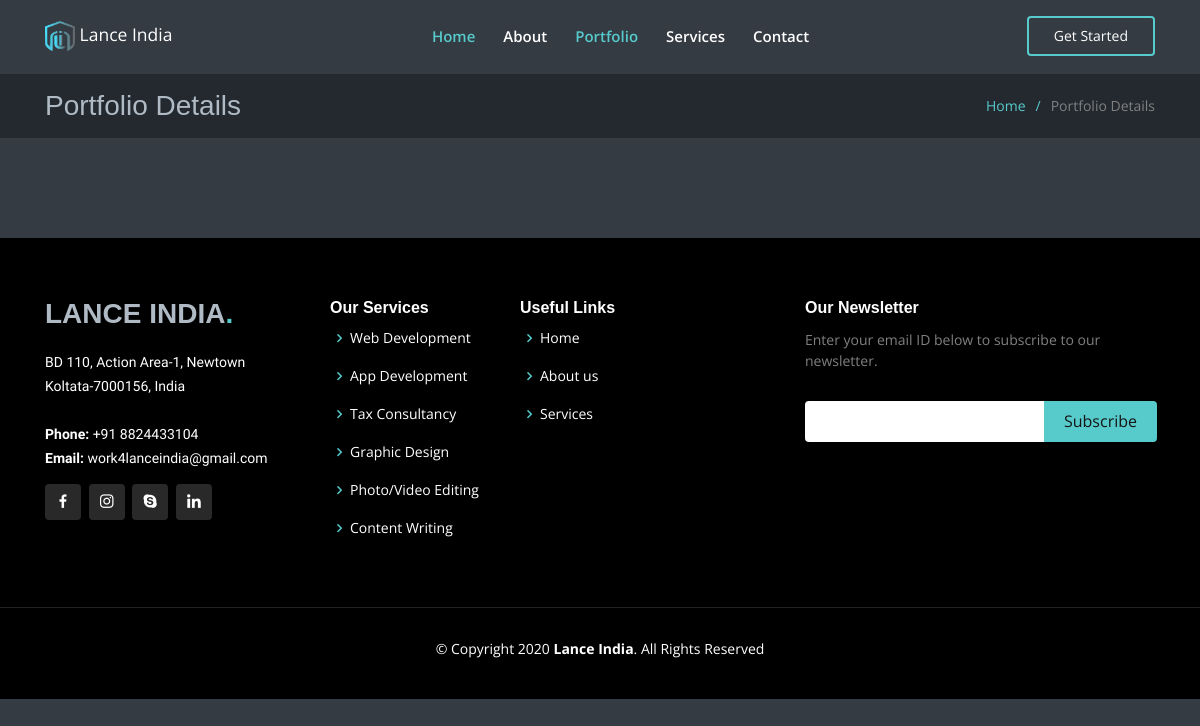
Page /portfolio/ on the earlier database version.
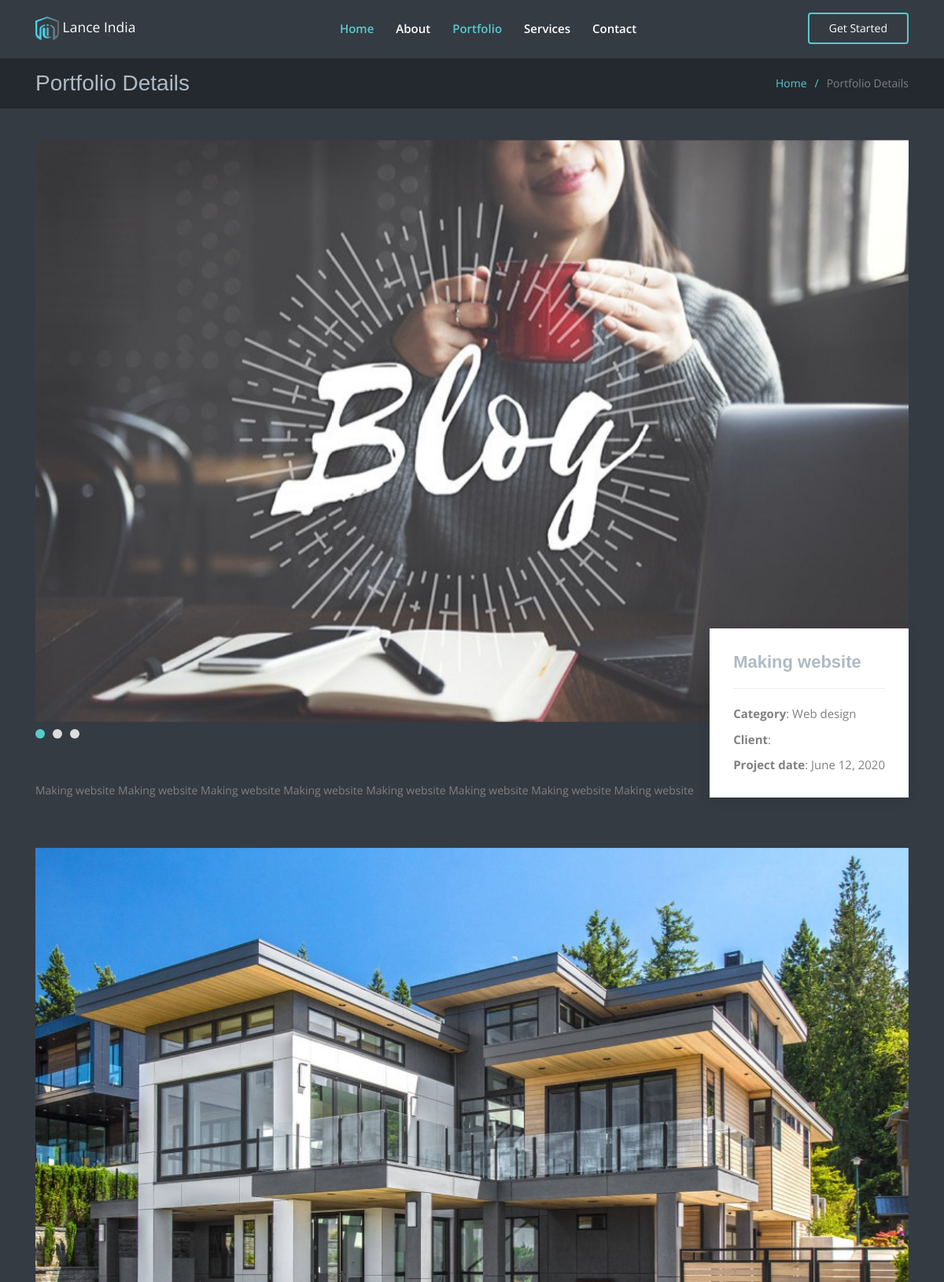
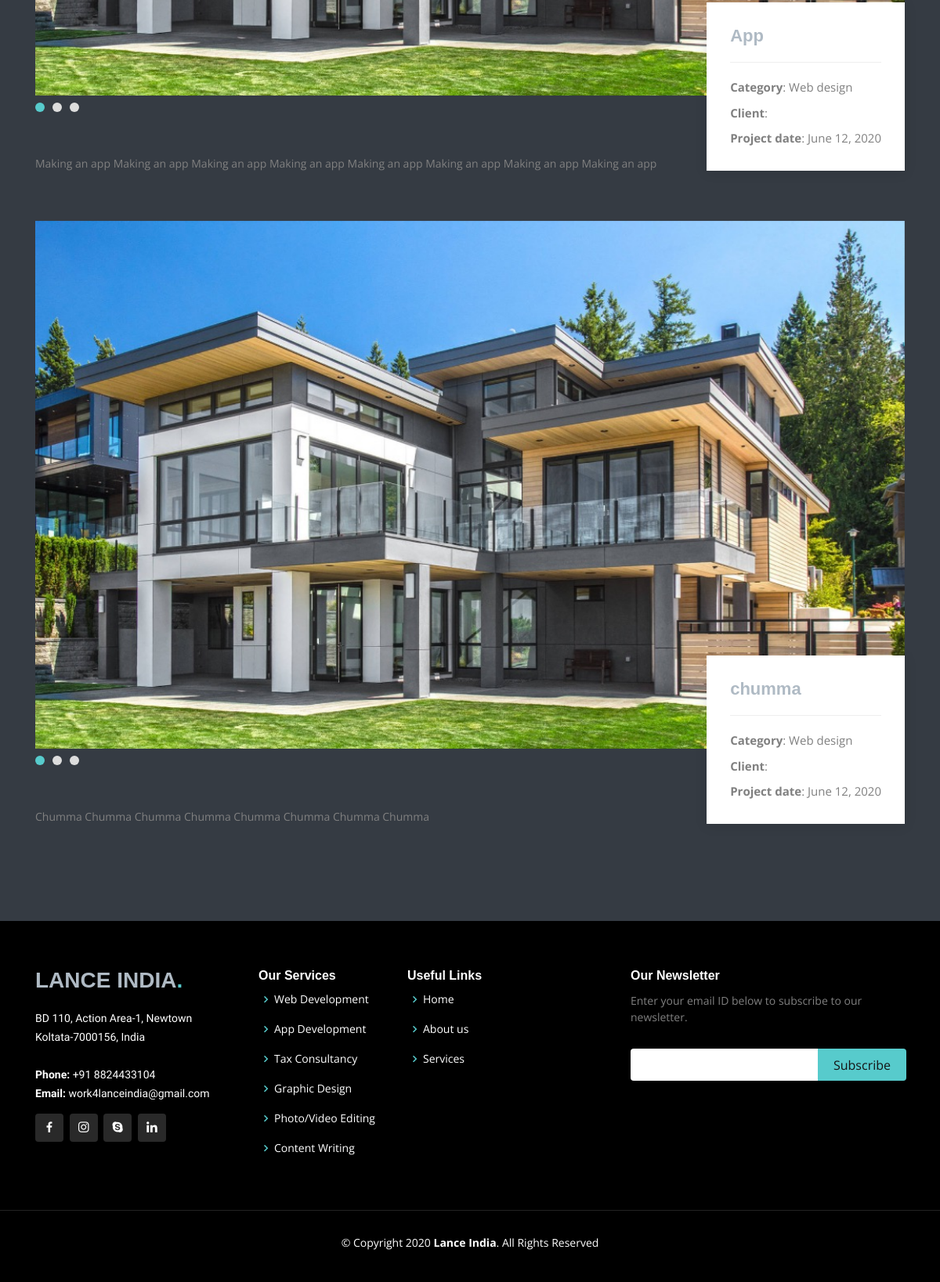
Same page on the later database version (2 pictures, top to bottom).
### portfolio/models.py (models this page shows, shortened)
class Portfolio(models.Model):
    image = models.ImageField(upload_to='images/', default= 'NULL' )
    image2 = models.ImageField(upload_to='images/', default= 't')
    image3 = models.ImageField(upload_to='images/', default= 'sds')
    title = models.CharField(max_length=255)
    company = models.CharField(max_length=50, default=" ")
    text = models.TextField()
    pub_date = models.DateField()

### portfolio/views.py (the view)
# urls.py: path('portfolio/', include('portfolio.urls')),
def portfolio(request):
    porto = Portfolio.objects
    return render(request, 'portfolio.html', { 'portfolio': porto })

### templates/portfolio.html (shortened to what this page needs)
<!DOCTYPE html>
<html lang="en">
<head>
{% load static %}
  <link href="{% static 'assets/vendor/bootstrap/css/bootstrap.min.css' %}" rel="stylesheet">
  <link href="{% static 'assets/vendor/icofont/icofont.min.css' %}" rel="stylesheet">
  <link href="{% static 'assets/vendor/boxicons/css/boxicons.min.css' %}" rel="stylesheet">
  <link href="{% static 'assets/vendor/owl.carousel/assets/owl.carousel.min.css' %}" rel="stylesheet">
  <link href="{% static 'assets/vendor/venobox/venobox.css' %}" rel="stylesheet">
  <link href="{% static 'assets/vendor/remixicon/remixicon.css' %}" rel="stylesheet">
  <link href="{% static 'assets/vendor/aos/aos.css' %}" rel="stylesheet">
  <link href="{% static 'assets/css/style.css' %}" rel="stylesheet">
</head>
<body>
  <header id="header" class="fixed-top ">
    <div class="container d-flex align-items-center justify-content-between">
      <a class="navbar-brand" href="{% url 'home' %}" style="color: #ffffff;">
          <img  src="{% static 'assets/img/logofinal.png' %}"  width="30" height="30" class="d-inline-block align-top" alt="">
          Lance India
        </a>
      <nav class="nav-menu d-none d-lg-block">
        <ul>
          <li class="active"><a href="{% url 'home' %}">Home</a></li>
          <li><a href="{% url 'home' %}">About</a></li>
          <li><a style="color:#57cbcc"; href="{% url 'portfolio' %}">Portfolio</a></li>
          <li><a href="{% url 'services' %}">Services</a></li>
          <li><a href="{% url 'home' %}">Contact</a></li>
        </ul>
      </nav>
      <a href="#about" class="get-started-btn scrollto">Get Started</a>
    </div>
  </header>
  <main id="main">
    <section id="breadcrumbs" class="breadcrumbs">
      <div class="container">
        <div class="d-flex justify-content-between align-items-center">
          <h2>Portfolio Details</h2>
          <ol>
            <li><a href="{% url 'home' %}">Home</a></li>
            <li>Portfolio Details</li>
          </ol>
        </div>
      </div>
    </section>
    <section id="portfolio-details" class="portfolio-details">
      <div class="container" data-aos="fade-up">
        {% for each in portfolio.all  %}
        <div class="portfolio-details-container">
          <div   max-height: 100px height: 100% class="owl-carousel portfolio-details-carousel" >
            <img src="{{ each.image.url }}" class="img-fluid" alt="">
          </div>
          <div class="portfolio-info">
            <h3>{{ each.title }}</h3>
            <ul>
              <li><strong>Category</strong>: Web design</li>
              <li><strong>Client</strong>: {{ each.company }}</li>
              <li><strong>Project date</strong>: {{ each.pub_date }}</li>
            </ul>
          </div>
        </div>
        <div class="portfolio-description">
          <p>
            {{ each.text }}
          </p>
        </div>
        <br> <br> <br>
        {% endfor %}
      </div>
    </section>
  </main>
 {% include 'base/footer.html' %}

### templates/base/footer.html (shortened to what this page needs)
  {% load static %}
  <footer id="footer">
    <div class="footer-top">
      <div class="container">
        <div class="row">
          <div class="col-lg-3 col-md-6">
            <div class="footer-info">
              <h3>Lance India<span>.</span></h3>
              <p>
                BD 110, Action Area-1, Newtown <br>
                Koltata-7000156, India<br><br>
                <strong>Phone:</strong> +91 8824433104<br>
                <strong>Email:</strong> work4lanceindia@gmail.com<br>
              </p>
              <div class="social-links mt-3">
                <a href="https://www.facebook.com/Lance-India-112575193824859" class="facebook"><i class="bx bxl-facebook"></i></a>
                <a href="https://www.instagram.com/lance.india/" class="instagram"><i class="bx bxl-instagram"></i></a>
                <a href="#" class="google-plus"><i class="bx bxl-skype"></i></a>
                <a href="#" class="linkedin"><i class="bx bxl-linkedin"></i></a>
              </div>
            </div>
          </div>
          <div class="col-lg-2 col-md-6 footer-links">
            <h4>Our Services</h4>
            <ul>
              <li><i class="bx bx-chevron-right"></i> <a href="#servic">Web Development</a></li>
              <li><i class="bx bx-chevron-right"></i> <a href="#">App Development</a></li>
              <li><i class="bx bx-chevron-right"></i> <a href="#">Tax Consultancy</a></li>
              <li><i class="bx bx-chevron-right"></i> <a href="#">Graphic Design</a></li>
              <li><i class="bx bx-chevron-right"></i> <a href="#">Photo/Video Editing</a></li>
              <li><i class="bx bx-chevron-right"></i> <a href="#">Content Writing</a></li>
            </ul>
          </div>
          <div class="col-lg-3 col-md-6 footer-links">
            <h4>Useful Links</h4>
            <ul>
              <li><i class="bx bx-chevron-right"></i> <a href="#">Home</a></li>
              <li><i class="bx bx-chevron-right"></i> <a href="#">About us</a></li>
              <li><i class="bx bx-chevron-right"></i> <a href="#">Services</a></li>
            </ul>
          </div>
          <div class="col-lg-4 col-md-6 footer-newsletter">
            <h4>Our Newsletter</h4>
            <p>Enter your email ID below to subscribe to our newsletter.</p>
            <form action="" method="post">
              <input type="email" name="email"><input type="submit" value="Subscribe">
            </form>
          </div>
        </div>
      </div>
    </div>
    <div class="container">
      <div class="copyright">
        &copy; Copyright 2020 <strong><span>Lance India</span></strong>. All Rights Reserved
      </div>
      <div class="credits">
      </div>
    </div>
  </footer>
</body>
</html>

Differences in the rows shown:
added Portfolio: image (picture), title "Making website", pub_date "June 12, 2020", text "Making website Making website Making website Making website Making website Making website Making website Making website"
added Portfolio: image (picture), title "App", pub_date "June 12, 2020", text "Making an app Making an app Making an app Making an app Making an app Making an app Making an app Making an app"
added Portfolio: image (picture), title "chumma", pub_date "June 12, 2020", text "Chumma Chumma Chumma Chumma Chumma Chumma Chumma Chumma"
